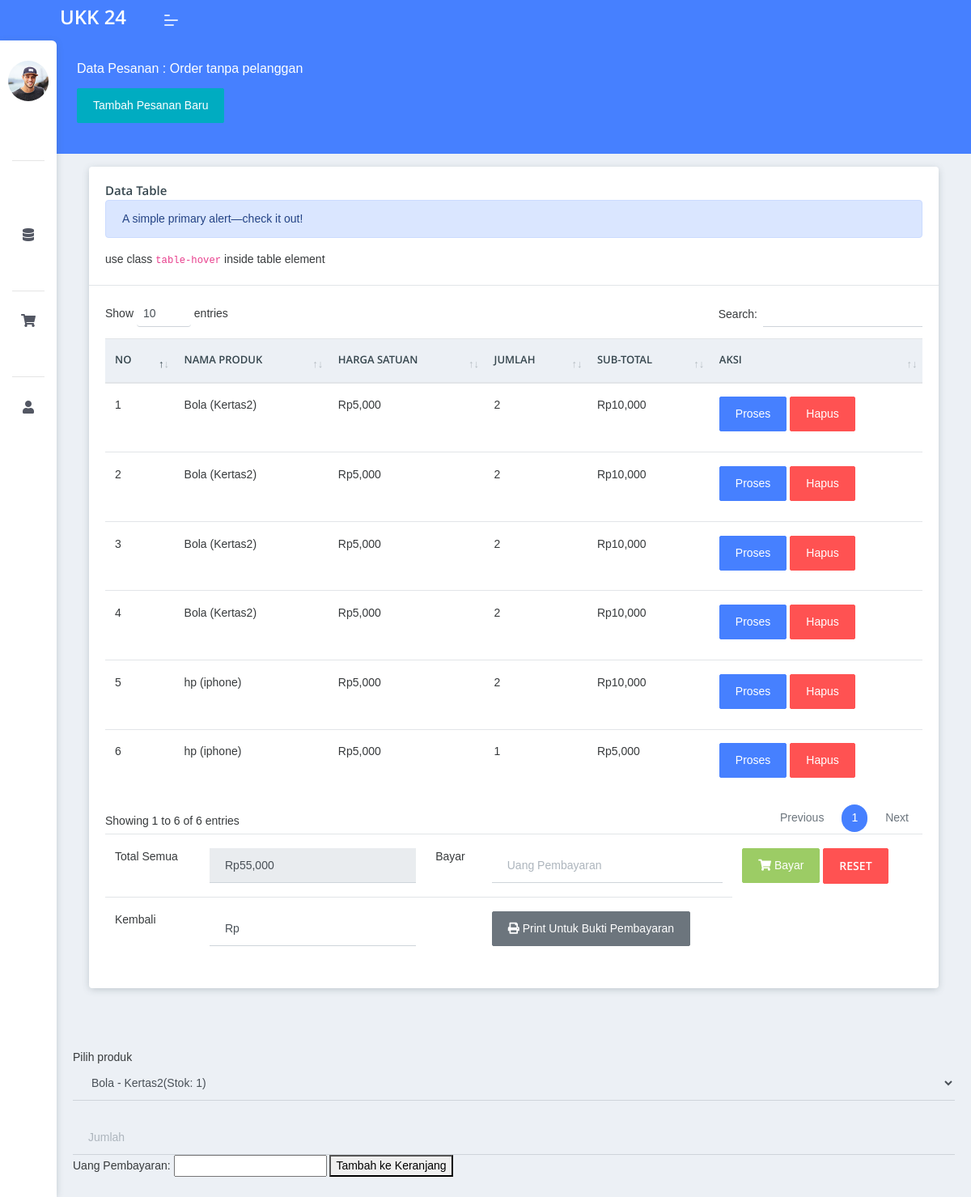
The app's page /produk.php (signed in) with its own data.
### tables this page shows
CREATE TABLE `transaksi` (
  `TransaksiID` int(11) NOT NULL,
  `ProdukID` int(11) NOT NULL,
  `JumlahProduk` int(11) NOT NULL,
  `TotalHarga` decimal(10,2) NOT NULL,
  `TanggalTransaksi` timestamp NOT NULL DEFAULT CURRENT_TIMESTAMP ON UPDATE CURRENT_TIMESTAMP,
  `UangPembayaran` decimal(10,2) NOT NULL,
  `Kembalian` decimal(10,2) NOT NULL
);

CREATE TABLE `produk` (
  `ProdukID` int(11) NOT NULL,
  `NamaProduk` varchar(255) NOT NULL,
  `Harga` decimal(10,2) NOT NULL,
  `Stok` int(11) NOT NULL,
  `Deskripsi` varchar(50) NOT NULL
);

### produk.php (the view, shortened to what this page needs)
<?php
include 'koneksi.php';
?>
<!DOCTYPE html>
<html lang="en">
<head>
    <link rel="stylesheet" href="assets/css/style.css">
    <link href="vendor/datatables/dataTables.bootstrap4.min.css" rel="stylesheet">
<link href="https://cdn.jsdelivr.net/npm/simple-datatables@7.1.2/dist/style.min.css" rel="stylesheet" />
</head>
<body class="">
	<nav class="pcoded-navbar menu-light ">
		<div class="navbar-wrapper  ">
            <?php
            include "./sidebar.php"
            ?>
		</div>
	</nav>
	<header class="navbar pcoded-header navbar-expand-lg navbar-light header-blue">
    <?php
            include "./header.php"
            ?>
	</header>
<div class="pcoded-main-container">
    <div class="pcoded-content">
        <div class="page-header">
            <div class="page-block">
                <div class="row align-items-center">
                    <div class="col-md-12">
                        <div class="page-header-title">
                            <h5 class="m-b-10">Data Pesanan : Order tanpa pelanggan</h5>
                    </div>
                </div>
            </div>
        </div>
                 <button type="button" class="btn btn-info mb-4" data-bs-toggle="modal" data-bs-target="#myModal">
                 Tambah Pesanan Baru
                </button>
        </div>
    <div class="col-xl-12">
                <div class="card">
                    <div class="card-header">
                        <h5>Data Table</h5>
                        <div class="alert alert-primary" role="alert">
							A simple primary alert—check it out!
						</div>
                        <span class="d-block m-t-5">use class <code>table-hover</code> inside table element</span>
                    </div>
                    <div class="card-body table-border-style">
                        <div class="table-responsive">
                            <table id="dataTable" class="table table-hover">
                                <thead>
                                    <tr>
                                        <th>No</th>
                                        <th>Nama Produk</th>
                                        <th>Harga Satuan</th>
                                        <th>Jumlah</th>
                                        <th>Sub-total</th>
                                        <th>Aksi</th>
                                    </tr>
                                </thead>
                                <tbody>
                                <?php
                                        $get = mysqli_query($c, "SELECT t.*, pr.* FROM transaksi t JOIN produk pr ON t.ProdukID = pr.ProdukID");
                                      $i = 1;
                                        while ($p = @mysqli_fetch_array($get)) {
                                            $idpr = $p['ProdukID'];
                                            $iddp = $p['TransaksiID'];
                                            $qty = $p['JumlahProduk'];
                                            $harga = $p['Harga'];
                                            $namaproduk = $p['NamaProduk'];
                                            $desk = $p['Deskripsi'];
                                            $subtotal = $p['TotalHarga'];
                                ?>
                                            <tr>
                                                <td><?= $i++; ?></td>
                                                <td><?= $namaproduk; ?> (<?=$desk; ?>) </td>
                                                <td>Rp<?=number_format($harga); ?></td>
                                                <td><?=number_format($qty); ?></td>
                                                <td>Rp<?=number_format($subtotal); ?></td>
                                                <td>
                                                    <button type="button" class="btn btn-primary mb-2" data-bs-toggle="modal" data-bs-target="#prosesdetailpesanan<?=$iddp?>">
                                                        Proses
                                                    </button>
                                                    <button type="button" class="btn btn-danger mb-2" data-bs-toggle="modal" data-bs-target="#delete<?=$idpr;?>">
                                                        Hapus
                                                    </button>
                                                </td>
                                            </tr>
                                <?php
                                        };
                                        ?>
                                </tbody>
                            </table>
                                 <table class="table table-stripped">
                            <?php
include 'koneksi.php';
$getTotal = mysqli_query($c, "SELECT SUM(TotalHarga) AS total FROM transaksi");
$totalRow = mysqli_fetch_assoc($getTotal);
$totalHarga = $totalRow['total'];
?>
<form method="post" action="bayar.php">
    <tr>
        <td>Total Semua</td>
        <td><input type="text" class="form-control" value="Rp<?= number_format($totalHarga); ?>" readonly></td>
        <td>Bayar</td>
        <td><input type="number" name="uang_pembayaran" class="form-control" placeholder="Uang Pembayaran" min="1" required></td>
        <td>
            <button class="btn btn-success" type="submit" name=""><i class="fa fa-shopping-cart"></i> Bayar</button>
            <a class="btn btn-danger" href=""><b>RESET</b></a>
        </td>
    </tr>
</form>
<tr>
    <td>Kembali</td>
    <td><input type="text" class="form-control" value="Rp<?= isset($kembalian) ? $kembalian : ''; ?>"></td>
    <td></td>
    <td>
        <a href="cetak.php?idp=<?= isset($idp) ? $idp : ''; ?>" target="_blank">
            <button class="btn btn-secondary"><i class="fa fa-print"></i> Print Untuk Bukti Pembayaran</button>
        </a>
    </td>
</tr>
						</table>
                        </div>
                    </div>
                </div>
            </div>
</div>
</body>
</html>
<form method="post" action="proses_transaksi.php">
    <div class="modal-body">
        Pilih produk
        <select name="ProdukID" class="form-control" id="ProdukID">
            <?php
            $getproduk = mysqli_query($c, "SELECT * FROM produk");
            while ($pl = mysqli_fetch_array($getproduk)) {
                $namaproduk = $pl['NamaProduk'];
                $deskripsi = $pl['Deskripsi'];
                $idproduk = $pl['ProdukID'];
                $stok = $pl['Stok'];
            ?>
                <option value="<?= $idproduk; ?>"><?= $namaproduk; ?> - <?= $deskripsi; ?>(Stok: <?=$stok;?>)</option>
            <?php
            }
            ?>
        </select>
        <input type="number" name="JumlahProduk" class="form-control mt-4" placeholder="Jumlah" min="1" required>
        <label for="uang_pembayaran">Uang Pembayaran:</label>
        <input type="number" name="uang_pembayaran" id="uang_pembayaran" min="0" required>
        <button type="submit">Tambah ke Keranjang</button>
    </div>
</form>

### records on screen
transaksi: ProdukID.NamaProduk "Bola", ProdukID.Deskripsi "Kertas2", ProdukID.Harga "5,000", JumlahProduk "2", TotalHarga "10,000"
transaksi: ProdukID.NamaProduk "Bola", ProdukID.Deskripsi "Kertas2", ProdukID.Harga "5,000", JumlahProduk "2", TotalHarga "10,000"
transaksi: ProdukID.NamaProduk "Bola", ProdukID.Deskripsi "Kertas2", ProdukID.Harga "5,000", JumlahProduk "2", TotalHarga "10,000"
transaksi: ProdukID.NamaProduk "Bola", ProdukID.Deskripsi "Kertas2", ProdukID.Harga "5,000", JumlahProduk "2", TotalHarga "10,000"
transaksi: ProdukID.NamaProduk "hp", ProdukID.Deskripsi "iphone", ProdukID.Harga "5,000", JumlahProduk "2", TotalHarga "10,000"
transaksi: ProdukID.NamaProduk "hp", ProdukID.Deskripsi "iphone", ProdukID.Harga "5,000", JumlahProduk "1", TotalHarga "5,000"

### other values on screen
form field ProdukID "Bola - Kertas2(Stok: 1)"
